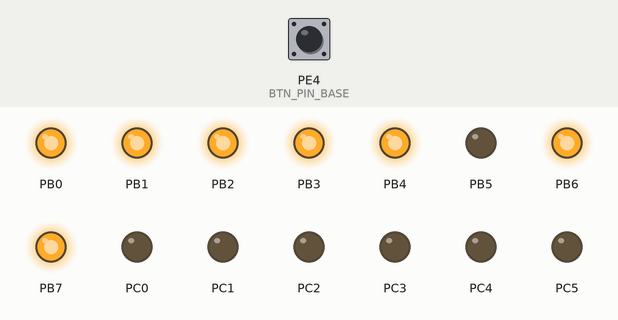
Recording of a program running on a simulated ATmega128, built with avr-gcc and emulated at 14.7456 MHz. On the bench: output pins drawn as LEDs (lit = HIGH). Dashed ring = blinking. Inputs (shaded band) come from the test bench; at power-on: PE4 (BTN_PIN_BASE) HIGH.

Above: at 1.2 s.
1.3 s: PE4 (BTN_PIN_BASE) pulsed LOW 2 times (0.12 s each, 0.3 s apart)
At 1.3 s:
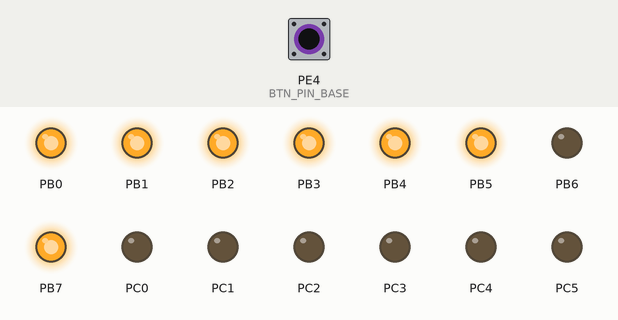
At 1.9 s:
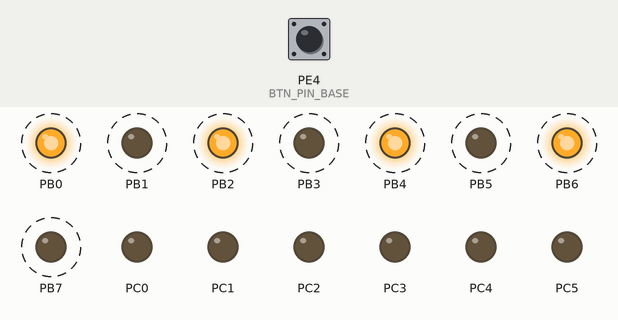
4.3 s: PE4 (BTN_PIN_BASE) pulled LOW for 0.15 s
At 5.9 s:
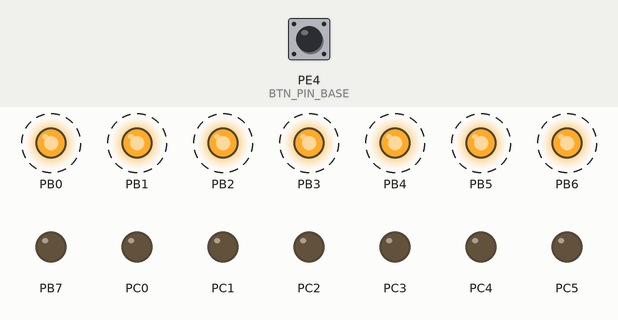
Timing chart, 0 to 13.3 s (numbered marks = the images above; inputs shaded):
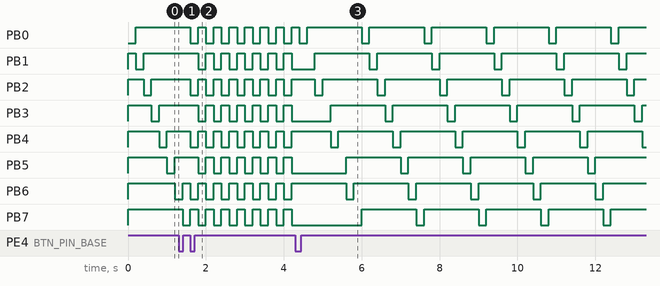

The program:

main.c
```c
#include "d1PM/board.h"
#include "d1PM/btn.h"
#include "d1PM/led.h"
#include "d1PM/fnd.h"
#include <util/delay.h>
#include <avr/interrupt.h>

static void pattern_sequential(){
	for (uint8_t n = 0; n < 8; n++) {
		led_on(n); _delay_ms(200);
		led_off(n);
	}
}

static void pattern_pingpong(){
	for (uint8_t n = 0; n < 8; n++) {
		led_on(n);
		_delay_ms(200);
		led_off(n);
	}

	for (uint8_t n = 8; n >0; n--) {
		led_on(n-1);
		_delay_ms(200);
		led_off(n-1);
	}
}


static void pattern_alternate(){
	led_write(0x55); _delay_ms(200);   // 짝수 켜기
	led_write(0xAA); _delay_ms(200);   // 홀수 켜기
}

volatile uint8_t mode =0;

ISR(INT4_vect){
	mode++;
	if(mode>=3) mode=0;
}

int main(void)
{
	uint16_t value = 1234;
	fnd_init();

	btn_init();
	led_init();
	EIMSK |= (1 << INT4);       // INT4 인터럽트 허용
	EICRB |= (1 << ISC41);      // 하강 에지(누름)에 반응
	sei();

	while (1) {
	// fnd랑 같이 띄우려면 타이머가 필요함.

		switch (mode) {
			case 0: pattern_sequential(); break;
			case 1: pattern_pingpong(); break;
			case 2: pattern_alternate(); break;
		}
	}
}
```

board.h
```c
/*
 * board.h — SDK ATMEGA128A 2020 (Rev 1.0) 보드 정의
 *
 *  회로도 : ../SDK_Atmega128.pdf
 *  퓨즈   : ../ATmega128 키트 퓨즈 설정.pptx
 *           LFUSE = 0x3F · HFUSE = 0xCF · EFUSE = 0xFF
 *           (CKSEL=1111 8~16MHz 외부 크리스털 · SUT=11 · CKOPT=0 풀스윙
 *            JTAGEN=1 → PF4~PF7 도 일반 GPIO · BOD 4.0V · SPIEN 유지)
 *
 *  이 파일 하나만 고치면 배선이 바뀌어도 나머지 코드는 그대로 쓴다.
 *
 *  ─────────────────────────────────────────────────────────────────────
 *  장치              연결                              극성 · 비고
 *  ─────────────────────────────────────────────────────────────────────
 *  LED  D1~D8        PB0 ~ PB7                         Active-Low
 *                    +5V - 1kΩ - LED - PBn             0 = 점등
 *  스위치 SW2~SW5    PE4 ~ PE7  (INT4 ~ INT7)          Active-Low
 *                    10kΩ 풀업 + 0.1uF                 누르면 0
 *  FND 세그먼트      PORTC   A=PC0 … G=PC6, DP=PC7     공통 애노드(CA)
 *                    각 세그먼트에 330Ω                0 = 점등
 *  FND 자리 COM1~4   PD4 ~ PD7                         1 = 그 자리 선택
 *  부저 BUZ          PG3   (반대쪽 1kΩ → +5V)          수동형 · 구형파를 줘야 운다
 *  TEXT LCD          RS=PG0 · R/W=PG1 · E=PG2          8비트 모드
 *                    D0~D7 = PA0 ~ PA7                 대비 VR1
 *  UART1 (USB)       RXD1=PD2 · TXD1=PD3               FT232RL → USB Micro
 *  UART0 (RS232)     RXD0=PE0 · TXD0=PE1               MAX232 → J6 (ISP 공유)
 *  PWM               OC3A = PE3  (Timer3)              D9 Active-Low
 *                                                       → Inverting 모드
 *  ADC  가변저항 VR3 PF0 = ADC0
 *  ADC  조도센서 CDS PF1 = ADC1                        밝을수록 값 ↑
 *  기준 전압         AREF ≈ AVCC = +5V                 REFS1:0 = 01
 *  확장 포트 J2      PF2 ~ PF7
 *  ISP  J4           MISO=PE1 · MOSI=PE0 · SCK=PB1 · /RST
 *  크리스털 X1       14.7456 MHz
 *  ─────────────────────────────────────────────────────────────────────
 */

#ifndef BOARD_H_
#define BOARD_H_

/* 반드시 <util/delay.h> 나 UART 계산보다 먼저 정의되어야 한다.
   프로젝트 속성(Symbols)에 F_CPU=14745600UL 을 넣는 것을 권장한다. */
#ifndef F_CPU
#define F_CPU 14745600UL
#endif

/* ---------------------------------------------------------- LED (PORTB) */
#define LED_DDR         DDRB
#define LED_PORT        PORTB
#define LED_COUNT       8
/* Active-Low : 0 을 쓰면 켜진다 */

/* ---------------------------------------------------------- 스위치 (PORTE) */
#define BTN_DDR         DDRE
#define BTN_PORT        PORTE
#define BTN_PIN         PINE
#define BTN_MASK        0xF0          /* PE4 ~ PE7 */
#define BTN_PIN_BASE    4             /* SW2 → PE4 이므로 핀 = 번호 + 2 */
#define BTN_NUM_BASE    2             /* app 은 SW2 ~ SW5 로 부른다 */
#define BTN_COUNT       4

/* ---------------------------------------------------------- FND */
#define FND_SEG_DDR     DDRC          /* 세그먼트 A~DP */
#define FND_SEG_PORT    PORTC
#define FND_COM_DDR     DDRD          /* 자리 선택 COM1~COM4 = PD4~PD7 */
#define FND_COM_PORT    PORTD
#define FND_COM_MASK    0xF0
#define FND_COM_BASE    4             /* COM1 = PD4 */
#define FND_DIGITS      4

/* ---------------------------------------------------------- 부저 */
#define BUZZER_DDR      DDRG
#define BUZZER_PORT     PORTG
#define BUZZER_BIT      PG3           /* Active-High · 수동형(구형파 필요) */

/* ---------------------------------------------------------- CLCD */
#define LCD_DATA_DDR    DDRA
#define LCD_DATA_PORT   PORTA
#define LCD_DATA_PIN    PINA
#define LCD_CTRL_DDR    DDRG
#define LCD_CTRL_PORT   PORTG
#define LCD_RS          PG0
#define LCD_RW          PG1
#define LCD_E           PG2

/* ---------------------------------------------------------- ADC */
#define ADC_PIN_VR      0             /* PF0 */
#define ADC_PIN_CDS     1             /* PF1 */

/* ---------------------------------------------------------- PWM */
#define PWM_DDR         DDRE
#define PWM_BIT         PE3           /* OC3A */

#endif /* BOARD_H_ */
```

btn.c
```c
/*
 * btn.c — 스위치 드라이버
 *
 *  회로 : +5V ─ 10kΩ ─ (PEn) ─ 택트스위치 ─ GND,  PEn 에 0.1uF 병렬
 *         누르지 않음 -> 1,  누름 -> 0   (Active-Low)
 *         0.1uF 이 잡음을 조금 눌러 주지만 채터링을 없애지는 못한다.
 *
 *  PE4~PE7 은 INT4~INT7 이므로 트리거 설정은 EICRB 를 쓴다.
 *  (INT0~INT3 은 EICRA — 이 보드에서는 PD0·PD1 이 연결되어 있지 않다)
 */
#include <avr/io.h>
#include <avr/interrupt.h>
#include "board.h"
#include "btn.h"

/* ISR 이 쓰고 main 이 읽는다 — volatile 필수 */
static volatile uint8_t btn_event = 0;

ISR(INT4_vect) { btn_event |= BTN_EVENT_SW2; }   /* SW2 */
ISR(INT5_vect) { btn_event |= BTN_EVENT_SW3; }   /* SW3 */
ISR(INT6_vect) { btn_event |= BTN_EVENT_SW4; }   /* SW4 */
ISR(INT7_vect) { btn_event |= BTN_EVENT_SW5; }   /* SW5 */

void btn_init(void)
{
    BTN_DDR  &= ~BTN_MASK;      /* PE4 ~ PE7 을 입력으로 */
    BTN_PORT &= ~BTN_MASK;      /* 내부 풀업은 끈다 — 보드에 외부 풀업이 있다 */
}

uint8_t btn_is_pressed(uint8_t n)
{
    /* n = 2~5  ->  PE4~PE7 */
    uint8_t bit = (uint8_t)(n - BTN_NUM_BASE + BTN_PIN_BASE);
    return (BTN_PIN & (1 << bit)) == 0;      /* 눌리면 0 이므로 뒤집는다 */
}

uint8_t btn_get_edge(uint8_t n)
{
    static uint8_t prev[BTN_COUNT] = {0, 0, 0, 0};
    uint8_t idx  = (uint8_t)(n - BTN_NUM_BASE);
    uint8_t curr = btn_is_pressed(n);
    uint8_t edge = (prev[idx] == 0) && (curr == 1);

    prev[idx] = curr;
    return edge;
}

void btn_int_enable(void)
{
    /* ① 트리거 조건 — INT4~INT7 을 하강 에지로 (ISCn1:ISCn0 = 10) */
    EICRB &= ~((1 << ISC40) | (1 << ISC50) | (1 << ISC60) | (1 << ISC70));
    EICRB |=  ((1 << ISC41) | (1 << ISC51) | (1 << ISC61) | (1 << ISC71));

    /* ② 설정 중에 생긴 묵은 요청을 지운다 — 플래그는 1 을 써서 지운다 */
    EIFR  = (1 << INTF4) | (1 << INTF5) | (1 << INTF6) | (1 << INTF7);

    /* ③ 개별 허용 */
    EIMSK |= (1 << INT4) | (1 << INT5) | (1 << INT6) | (1 << INT7);

    /* 전역 허용 sei() 는 모든 드라이버 초기화가 끝난 뒤 main 에서 한 번만 */
}

uint8_t btn_get_events(void)
{
    uint8_t sreg = SREG;        /* 현재 인터럽트 허용 상태를 기억 */
    uint8_t ev;

    cli();                      /* 읽고 지우는 사이에 끼어들지 못하게 */
    ev = btn_event;
    btn_event = 0;
    SREG = sreg;                /* 원래 상태로 복원 (sei() 가 아니다) */

    return ev;
}
```

btn.h
```c
/*
 * btn.h — 스위치 드라이버 (SDK ATMEGA128A)
 *
 *      SW2 → PE4 (INT4)      SW4 → PE6 (INT6)
 *      SW3 → PE5 (INT5)      SW5 → PE7 (INT7)
 *
 *  보드에 10kΩ 풀업 + 0.1uF 이 달려 있어 누르지 않으면 1, 누르면 0 이다.
 *  드라이버가 반전해서 "눌렸다 = 1" 로 돌려준다.
 *
 *  app 은 보드에 인쇄된 이름(SW2~SW5)을 그대로 쓴다.
 */

#ifndef BTN_H_
#define BTN_H_

#include <stdint.h>

/* app 이 쓰는 버튼 번호 — 보드 실크와 같다 */
#define BTN_SW2         2
#define BTN_SW3         3
#define BTN_SW4         4
#define BTN_SW5         5

#define BTN_EVENT_SW2   (1 << 0)      /* PE4 / INT4 */
#define BTN_EVENT_SW3   (1 << 1)      /* PE5 / INT5 */
#define BTN_EVENT_SW4   (1 << 2)      /* PE6 / INT6 */
#define BTN_EVENT_SW5   (1 << 3)      /* PE7 / INT7 */

void    btn_init(void);                 /* 입력 설정만 — 인터럽트는 아직 */
uint8_t btn_is_pressed(uint8_t n);      /* n : 2 ~ 5, 눌려 있으면 1 */
uint8_t btn_get_edge(uint8_t n);        /* 방금 눌린 순간에만 1 (폴링용) */

void    btn_int_enable(void);           /* INT4 ~ INT7 하강 에지 허용 */
uint8_t btn_get_events(void);           /* 쌓인 이벤트를 읽고 지운다 */

#endif /* BTN_H_ */
```

homework1.c
```c
/*
 * homework1.c
 *
 * 2일차 오전 실습 1 — 폴링과 인터럽트 비교
 *
 *  2일차 오전 : INT4 ~ INT7 · ISR · 이벤트 플래그 패턴
 *  보드       : SW2 = PE4 = INT4  (Active-Low, 하강 에지)
 *
 *  LED 가 한 칸씩 흐르는 동안 SW2 를 짧게 눌러 본다.
 *  폴링이라면 _delay_ms 안에 있는 동안 눌림을 놓치지만,
 *  인터럽트는 ISR 이 플래그를 설정해 두므로 다음 바퀴에 반드시 반영된다.
 */
#define F_CPU 14745600UL

#include <avr/interrupt.h>
#include <util/delay.h>
#include "led.h"
#include "btn.h"

int main4(void)
{
    uint8_t pos     = 0;
    uint8_t running = 1;

    led_init();
    btn_init();
    btn_int_enable();

    sei();                              /* 초기화가 모두 끝난 뒤 딱 한 번 */

    while (1) {
        if (btn_get_events() & BTN_EVENT_SW2)   /* 쌓인 눌림을 받는다 */
            running = !running;                 /* 멈춤 / 재개 */

        if (running) {
            led_write((uint8_t)(1 << pos));
            if (++pos >= 8)
                pos = 0;
        }

        _delay_ms(150);                 /* 이 안에서 눌러도 놓치지 않는다 */
    }
}

/*
 *  관찰할 것
 *   1) _delay_ms 가 도는 중에 짧게 눌러도 다음 바퀴에 멈춘다
 *   2) ISR(INT4_vect) 안에 breakpoint 를 걸어 실제로 불리는지 확인한다
 *   3) 한 번 눌렀는데 두 번 처리되는 일이 있다 — 채터링이다
 *      해결은 3일차 Timer 로 시간 기준을 만든 뒤에
 *   4) btn.c 의 btn_event 에서 volatile 을 빼고 -O2 로 빌드해 보라
 */
```

homework2.c
```c
/*
 * homework2.c
 *
 * 2일차 오전 실습 2 — 버튼 네 개를 동시에 처리
 *
 *  벡터 네 개(INT4~INT7)를 모두 쓰고, main 은 btn_get_events() 한 곳에서 받는다.
 *  보드 : SW2~SW5 = PE4~PE7 = INT4~INT7 (Active-Low, 하강 에지)
 *
 *  버튼 하나가 LED 하나를 토글한다. 두 버튼을 거의 동시에 누르면
 *  한 번의 btn_get_events() 로 두 비트가 함께 올라와 LED 두 개가 함께 바뀐다.
 *
 *  ISR 은 여전히 "플래그 한 줄" 이고, 판단과 출력은 전부 main 이 한다.
 */
#define F_CPU 14745600UL

#include <avr/interrupt.h>
#include "led.h"
#include "btn.h"

int main3(void)
{
    led_init();
    btn_init();
    btn_int_enable();

    sei();                        /* 전역 허용은 마지막에 한 번만 */

    while (1) {
        uint8_t ev = btn_get_events();      /* 쌓인 이벤트를 한 번에 */

        if (ev & BTN_EVENT_SW2) led_toggle(0);
        if (ev & BTN_EVENT_SW3) led_toggle(1);
        if (ev & BTN_EVENT_SW4) led_toggle(2);
        if (ev & BTN_EVENT_SW5) led_toggle(3);
    }
}

/*  확인할 것
 *    · 버튼 네 개가 각각 D1~D4 를 따로 토글하는가
 *    · 두 버튼을 거의 동시에 눌러도 둘 다 반영되는가 (ev 에 두 비트가 함께)
 *    · 한 번 눌렀는데 두 번 토글되지 않는가 (채터링 — 3.8 절)
 *
 *  막히면 여기부터
 *    · sei() 를 불렀는가 · EIMSK 를 켰는가 (btn_int_enable)
 *    · EICRB 를 하강 에지로 맞췄는가
 *    · btn.c 의 event 에 volatile 이 붙어 있는가
 */
```

led.c
```c
/*
 * led.c — LED 드라이버 (SDK ATMEGA128A : PB0~PB7, Active-Low)
 *
 *  하드웨어 : +5V ─ 1kΩ ─ LED ─ PBn
 *             PBn = 0  ->  전류가 흘러 점등
 *             PBn = 1  ->  소등
 *
 *  Active-Low 반전을 드라이버가 흡수하므로 app 은 "켠다 / 끈다" 로만 생각한다.
 */
#include <avr/io.h>
#include "board.h"
#include "led.h"

void led_init(void)
{
    LED_PORT = 0xFF;          /* 먼저 소등 상태를 만들고 */
    LED_DDR  = 0xFF;          /* 그 다음 출력으로 — 순간적인 점등을 막는다 */
}

void led_on(uint8_t n)      { LED_PORT &= ~(1 << n); }   /* 0 = 점등 */
void led_off(uint8_t n)     { LED_PORT |=  (1 << n); }
void led_toggle(uint8_t n)  { LED_PORT ^=  (1 << n); }

void led_write(uint8_t pattern)
{
    LED_PORT = (uint8_t)~pattern;   /* 비트 1 = 점등으로 보이게 반전 */
}

uint8_t led_read(void)
{
    return (uint8_t)~LED_PORT;
}
```

led.h
```c
/*
 * led.h — LED 드라이버 (SDK ATMEGA128A : PB0~PB7, Active-Low)
 */

#ifndef LED_H_
#define LED_H_

#include <stdint.h>

void    led_init(void);              /* PORTB 를 출력으로, 전부 소등 */
void    led_on(uint8_t n);           /* n : 0 ~ 7 */
void    led_off(uint8_t n);
void    led_toggle(uint8_t n);
void    led_write(uint8_t pattern);  /* 비트 1 = 점등 (드라이버가 반전한다) */
uint8_t led_read(void);              /* 현재 점등 패턴 (비트 1 = 점등) */

#endif /* LED_H_ */
```

board.h
```c
#ifndef BOARD_H_
#define BOARD_H_

#define F_CPU 14745600UL

/* ===== LED : D1~D8 = PB0~PB7 (Active-Low) ===== */
#define LED_DDR    DDRB
#define LED_PORT   PORTB
#define LED_COUNT  8

/* ===== 버튼 : SW2~SW5 = PE4~PE7 (누르면 0) ===== */
#define BTN_DDR       DDRE
#define BTN_PORT      PORTE
#define BTN_PIN       PINE
#define BTN_MASK      0xF0   /* PE4~PE7 = 상위 4비트 */
#define BTN_PIN_BASE  4      /* SW2가 붙은 핀 = PE4 */
#define BTN_NUM_BASE  2      /* app이 부르는 이름 시작 = SW2 */
#define BTN_COUNT     4

#define BTN_SW2  2
#define BTN_SW3  3
#define BTN_SW4  4
#define BTN_SW5  5

/* ===== FND : 세그먼트 PORTC, 자리선택 PD4~PD7 (Common Anode) ===== */
#define FND_SEG_DDR   DDRC
#define FND_SEG_PORT  PORTC     /* A~DP 세그먼트 */
#define FND_COM_DDR   DDRD
#define FND_COM_PORT  PORTD
#define FND_COM_MASK  0xF0      /* PD4~PD7 */
#define FND_COM_BASE  4         /* COM1 = PD4 */
#define FND_DIGITS    4
/* ===== 부저 : PG3 (능동형, 1=정지 0=울림) ===== */
#define BUZZER_DDR   DDRG
#define BUZZER_PORT  PORTG
#define BUZZER_BIT   PG3
#endif /* BOARD_H_ */
```

btn.c
```c
#include <avr/io.h>
#include "board.h"
#include "btn.h"

void btn_init(void)
{
	BTN_DDR  &= ~BTN_MASK;
	BTN_PORT &= ~BTN_MASK;
}

uint8_t btn_is_pressed(uint8_t n)
{
	uint8_t bit = n - BTN_NUM_BASE + BTN_PIN_BASE;
	return (BTN_PIN & (1 << bit)) == 0;
}

uint8_t btn_is_falling(uint8_t n)
{
	static uint8_t prev[BTN_COUNT] = {0, 0, 0, 0};
	uint8_t idx  = n - BTN_NUM_BASE;
	uint8_t curr = btn_is_pressed(n);
	uint8_t edge = (prev[idx] == 0) && (curr == 1);
	prev[idx] = curr;
	return edge;
}
```

btn.h
```c
#ifndef BTN_H_
#define BTN_H_

#include <stdint.h>


void    btn_init(void);
uint8_t btn_is_pressed(uint8_t n);   /* 지금 눌려 있나 */
uint8_t btn_is_falling(uint8_t n);   /* 방금 눌린 순간인가 */

#endif /* BTN_H_ */
```

buzzer.c
```c
#include <avr/io.h>
#include "board.h"
#include "buzzer.h"

void buzzer_init(void)
{
	BUZZER_PORT |= (1 << BUZZER_BIT);   /* 먼저 정지 상태로 (1=정지) */
	BUZZER_DDR  |= (1 << BUZZER_BIT);   /* PG3을 출력으로 */
}

void buzzer_on(void)  { BUZZER_PORT &= ~(1 << BUZZER_BIT); }   /* 0=울림 */
void buzzer_off(void) { BUZZER_PORT |=  (1 << BUZZER_BIT); }   /* 1=정지 */
```

buzzer.h
```c
#ifndef BUZZER_H_
#define BUZZER_H_

void buzzer_init(void);
void buzzer_on(void);
void buzzer_off(void);

#endif /* BUZZER_H_ */
```

fnd.c
```c
#include <avr/io.h>
#include "board.h"
#include "fnd.h"

/* 공통 애노드(CA) — 세그먼트에 0을 주면 켜진다 */
/* bit0=A bit1=B bit2=C bit3=D bit4=E bit5=F bit6=G bit7=DP */
static const uint8_t FONT[10] = {
	0xC0, 0xF9, 0xA4, 0xB0, 0x99,   /* 0 1 2 3 4 */
	0x92, 0x82, 0xF8, 0x80, 0x90,   /* 5 6 7 8 9 */
};

void fnd_init(void)
{
	FND_SEG_DDR  = 0xFF;         /* 세그먼트 8핀 전부 출력 */
	FND_COM_DDR |= FND_COM_MASK; /* 자리선택 4핀 출력 */
}

void fnd_digit(uint8_t pos, uint8_t num)
{
	FND_COM_PORT &= ~FND_COM_MASK;               /* ① 모든 자리 끈다 */
	FND_SEG_PORT = FONT[num];                    /* ② 숫자 패턴 싣기 */
	FND_COM_PORT |= (1 << (FND_COM_BASE + pos));  /* ③ 그 자리만 켠다 */
}
```

fnd.h
```c
#ifndef FND_H_
#define FND_H_

#include <stdint.h>

void fnd_init(void);
void fnd_digit(uint8_t pos, uint8_t num);   /* pos자리에 num숫자 표시 */

#endif /* FND_H_ */
```

led.c
```c
#include <avr/io.h>
#include "board.h"
#include "led.h"

void led_init(void)
{
	LED_PORT = 0xFF;   /* 먼저 다 끄고 (Active-Low라 1=소등) */
	LED_DDR  = 0xFF;   /* 8핀 전부 출력으로 */
}
void led_write(uint8_t value) { LED_PORT = ~value; }
void led_on(uint8_t n)     { LED_PORT &= ~(1 << n); }   /* 0이 점등 */
void led_off(uint8_t n)    { LED_PORT |=  (1 << n); }
void led_toggle(uint8_t n) { LED_PORT ^=  (1 << n); }
```

led.h
```c
#ifndef LED_H_
#define LED_H_

#include <stdint.h>

void led_init(void);
void led_on(uint8_t n);
void led_off(uint8_t n);
void led_toggle(uint8_t n);
void led_toggle(uint8_t n);

#endif /* LED_H_ */
```

Measured:
- after the input at 1.3 s, PB0: alternates HIGH for 0.20 s and LOW for 0.20 s, starting after 0.70 s; PB1: alternates HIGH for 0.20 s and LOW for 0.20 s, starting after 0.90 s; PB2, PB4: alternates HIGH for 0.20 s and LOW for 0.20 s, starting after 0.30 s; PB3, PB7: alternates HIGH for 0.20 s and LOW for 0.20 s, starting after 0.50 s
- after the input at 4.3 s, PB0, PB7: alternates HIGH for 1.4 s and LOW for 0.20 s, starting after 1.7 s; PB1, PB2: alternates HIGH for 1.4 s and LOW for 0.20 s, starting after 0.50 s; PB3, PB4: alternates HIGH for 1.4 s and LOW for 0.20 s, starting after 0.90 s; PB5, PB6: alternates HIGH for 1.4 s and LOW for 0.20 s, starting after 1.3 s
- by itself, PB5, PB6: alternates HIGH for 0.20 s and LOW for 0.20 s
